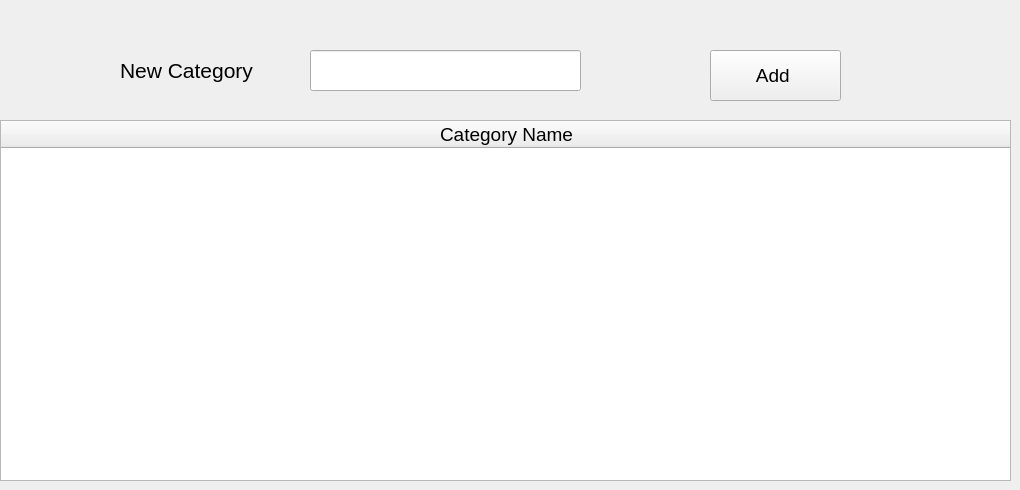
      <widget class="QWidget" name="tab_7">
       <attribute name="title">
        <string>Categories</string>
       </attribute>
       <widget class="QTableWidget" name="tableWidget_2">
        <property name="geometry">
         <rect>
          <x>0</x>
          <y>120</y>
          <width>1011</width>
          <height>361</height>
         </rect>
        </property>
        <property name="font">
         <font>
          <pointsize>18</pointsize>
         </font>
        </property>
        <attribute name="horizontalHeaderDefaultSectionSize">
         <number>1011</number>
        </attribute>
        <column>
         <property name="text">
          <string>Category Name</string>
         </property>
         <property name="font">
          <font>
           <pointsize>14</pointsize>
          </font>
         </property>
        </column>
       </widget>
       <widget class="QPushButton" name="pushButton_14">
        <property name="geometry">
         <rect>
          <x>710</x>
          <y>50</y>
          <width>131</width>
          <height>51</height>
         </rect>
        </property>
        <property name="font">
         <font>
          <pointsize>14</pointsize>
         </font>
        </property>
        <property name="text">
         <string>Add </string>
        </property>
       </widget>
       <widget class="QLineEdit" name="lineEdit_19">
        <property name="geometry">
         <rect>
          <x>310</x>
          <y>50</y>
          <width>271</width>
          <height>41</height>
         </rect>
        </property>
       </widget>
       <widget class="QLabel" name="label_26">
        <property name="geometry">
         <rect>
          <x>120</x>
          <y>50</y>
          <width>181</width>
          <height>41</height>
         </rect>
        </property>
        <property name="font">
         <font>
          <pointsize>16</pointsize>
         </font>
        </property>
        <property name="text">
         <string>New Category </string>
        </property>
       </widget>
      </widget>
